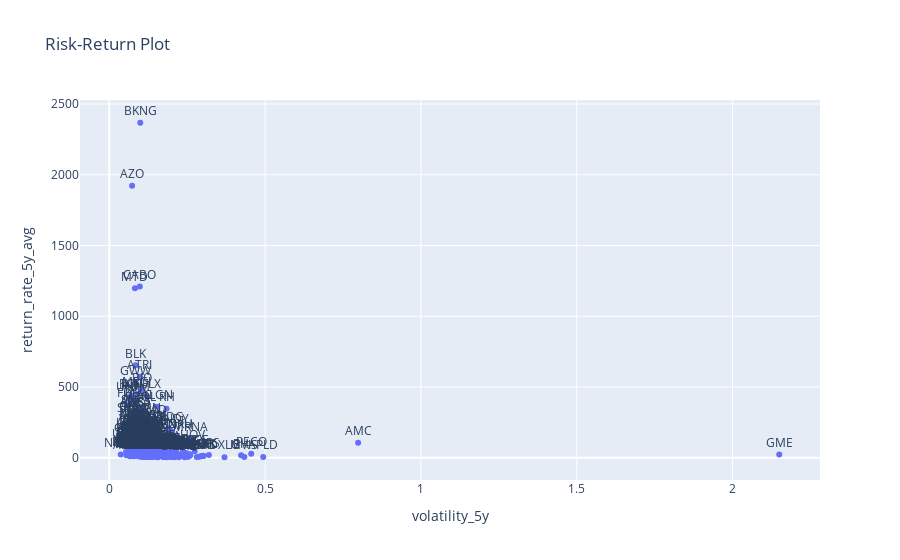

The code cell stored with this chart in its notebook:
### Markdown cell above
## Equities: Risk-Return

### Code cell
# Create a scatter plot
fig = px.scatter(df_overview[['stock_ticker_symbol', 'return_rate_5y_avg', 'volatility_5y']], 
                 x='volatility_5y', 
                 y='return_rate_5y_avg', 
                 text='stock_ticker_symbol',
                 title='Risk-Return Plot',
                 labels={'Risk (Standard Deviation)': 'Risk (Standard Deviation)',
                         'Expected Return': 'Expected Return'},
                 template='plotly')

# Add labels to the points
fig.update_traces(textposition='top center')

# Show the plot
fig.show()

### Figure 1 — Plotly figure (JSON) as saved in the notebook; plotly's stock layout.template omitted (floating-point values rounded to 4 significant figures; data arrays with more than 128 entries replaced by an {"elided": "..."} marker saying what was removed)
{"data": [{"hovertemplate": "volatility_5y=%{x}<br>return_rate_5y_avg=%{y}<br>stock_ticker_symbol=%{text}<extra></extra>", "legendgroup": "", "marker": {"color": "#636efa", "symbol": "circle"}, "mode": "markers+text", "name": "", "orientation": "v", "showlegend": false, "text": {"elided": "959 str values"}, "x": {"elided": "959 float values"}, "xaxis": "x", "y": {"elided": "959 float values"}, "yaxis": "y", "type": "scatter", "textposition": "top center"}], "layout": {"xaxis": {"anchor": "y", "domain": [0.0, 1.0], "title": {"text": "volatility_5y"}}, "yaxis": {"anchor": "x", "domain": [0.0, 1.0], "title": {"text": "return_rate_5y_avg"}}, "legend": {"tracegroupgap": 0}, "title": {"text": "Risk-Return Plot"}}}
